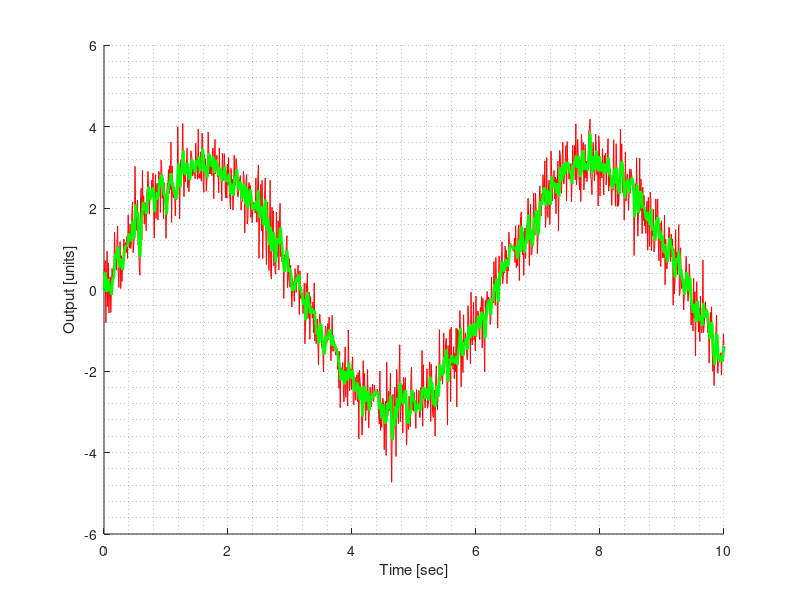
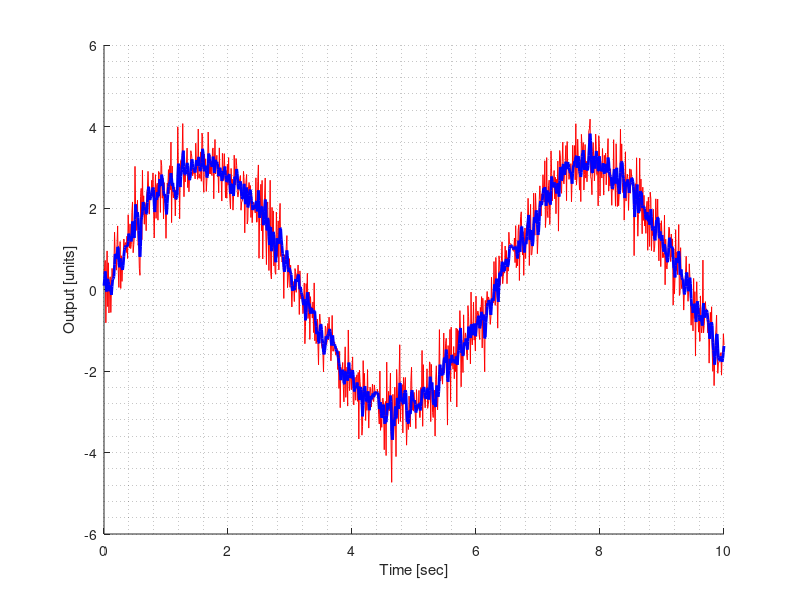

Here is the MATLAB script that generated these plots, in order:
close all;
clear all;

% Fill in the time vector, and create noisy data

time = 0:0.01:10;
u_noisy = 3*sin(time) + 0.5*randn([1,length(time)]);

% This is the command I used:
[b,a]=butter(1,10/50);

% The filter command can do the filtering
filter_command_result = filter(b,a,u_noisy);

%% Now we can simulate the "loop" function in the Arduino to do the same
% thing as the filter command. 
old_y_filt = 0; % Initialize the first output
old_measurement = u_noisy(1); % Initialize the first input
array_y_filt(1) = 0;
for i = 2:length(u_noisy)
    measurement = u_noisy(i); 
    y_filt= (b(1)*measurement + b(2)*old_measurement-a(2)*old_y_filt)/a(1);
    % Print this to the serial monitor
    old_y_filt = y_filt;
    old_measurement = measurement;
    % Here's where you would wait for the clock to "tick" up by 0.01
    % seconds.
    array_y_filt(i) = y_filt;
end

% Plot the result
h = figure(1);
clf;
hold on;
grid minor
set(h,'Name','Hand code results');
plot(time,u_noisy,'r',time,array_y_filt,'g','Linewidth',2);
xlabel('Time [sec]');
ylabel('Output [units]');

h = figure(2);
clf;
hold on;
grid minor
set(h,'Name','Using the filter command');
plot(time,u_noisy,'r',time,filter_command_result,'b','Linewidth',2);
xlabel('Time [sec]');
ylabel('Output [units]');